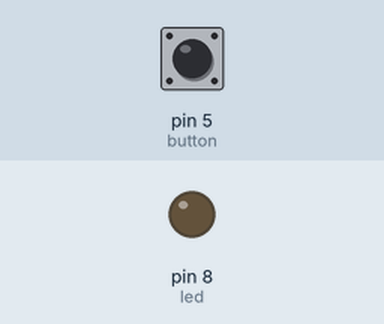
A sketch run on a simulated Arduino Uno, built with avr-gcc and run on an emulated ATmega328P. Parts: output pins drawn as LEDs (lit = HIGH). Inputs (shaded band) come from the test bench; at power-on: pin 5 (button) LOW.

Above: at 1.2 s.
1.3 s: pin 5 (button) pulled HIGH for 0.15 s
At 1.37 s:
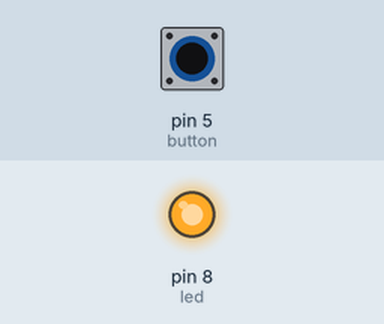
2.9 s: pin 5 (button) pulled HIGH for 3.2 s
At 6.6 s:
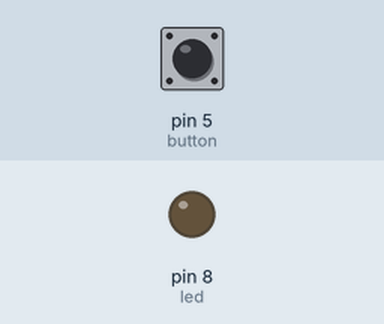
Timing chart, 0 to 8.1 s (numbered marks = the images above; inputs shaded):
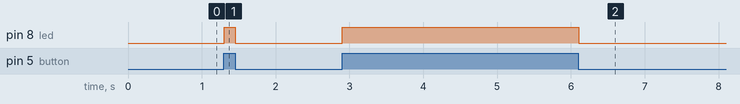

The sketch:

LedButtonOnOff.ino
```cpp
const int button = 5; // Button on digital pin 3
const int led = 8; // Button on digital pin 8

// Variable thar defines is button is being pressed or not
int buttonState = 0;

void setup() {
  // put your setup code here, to run once:
  pinMode(led, OUTPUT);
  pinMode(button, INPUT);
}

void loop() {
  // Read state of button
  buttonState = digitalRead(button);

  // Turn on led if button is pressed
  if(buttonState == HIGH) {
    digitalWrite(led, HIGH);
  } else {
    digitalWrite(led, LOW);
  }

  delay(10);
}
```

Measured:
- after the input at 1.3 s, pin 8 (led): LOW → HIGH at once, → LOW 0.15 s later
- after the input at 2.9 s, pin 8 (led): LOW → HIGH at once, → LOW 3.2 s later
